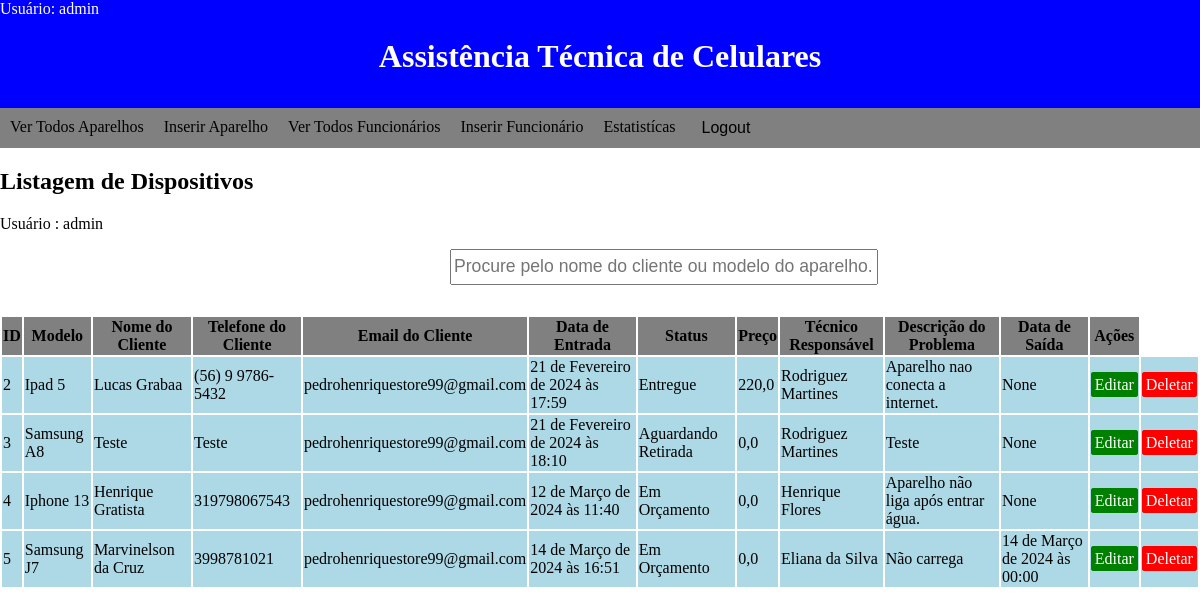
Page /list_devices/ (signed in) on the earlier database version.
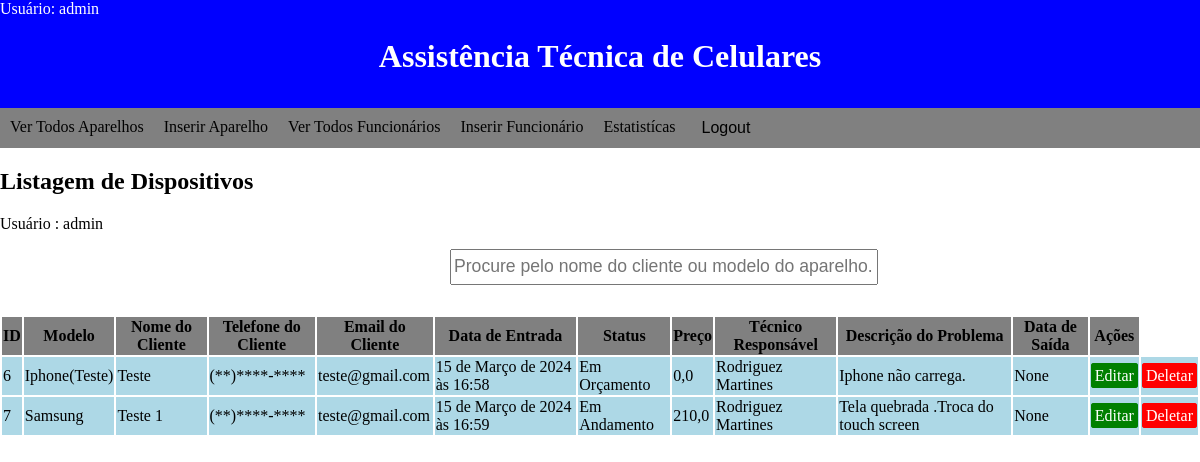
Same page on the later database version.
### devices/models.py (models this page shows)
class Devices(models.Model):
    model = models.CharField(max_length=100)
    client_name = models.CharField(max_length=100)
    client_phone = models.CharField(max_length=30)
    client_email = models.EmailField()
    entry_date = models.DateTimeField(
        auto_now_add=True
    )  # Adiciona automaticamente data e hora de entrada do aparelho
    delivery_date = models.DateTimeField(blank=True,null=True)
    status = models.CharField(choices=STATUS, max_length=50)
    repair_price = models.FloatField(default=0)
    technician = models.ForeignKey(Technicals, on_delete=models.PROTECT, related_name='devices_technicals')
    problem_description = models.TextField()

### technicals/models.py (models this page shows)
class Technicals(models.Model):
    name = models.CharField(max_length=100)
    cpf = models.CharField(max_length=20)
    email = models.EmailField()
    admission_date = models.DateField()
    salary = models.FloatField()
    employee_position = models.CharField(choices=EMPLOYEES_POSITIONS, max_length=100)
    phone_number = models.CharField(default="Não Informado", max_length=20)
    def __str__(self):
        return self.name

### devices/views.py (the view)
# urls.py: path("list_devices/", ListDevicesView.as_view(), name='list_devices'),
class ListDevicesView(LoginRequiredMixin, ListView):
    template_name = "list_devices.html"
    model = Devices
    def get_queryset(self):
        queryset = super().get_queryset()
        search = self.request.GET.get('search', '')
        queryset = queryset.filter(Q(client_name__icontains=search) | Q(model__icontains=search))
        return queryset

### devices/templates/list_devices.html
{% extends 'base.html' %}
{% load static %}
{% block styles %}
    <link rel="stylesheet" type="text/css" href="{% static 'css/base.css' %}">
    <link rel="stylesheet" type="text/css" href="{% static 'css/list_devices.css' %}">
{% endblock %}
{% block content %}
    <h2>Listagem de Dispositivos</h2>
    <p>Usuário : {{ request.user }}</p>
    <form class="search_form" method="get">
        <input name="search" placeholder="Procure pelo nome do cliente ou modelo do aparelho...">
    </form>
    <table>
        <thead>
            <tr>
                <th>ID</th>
                <th>Modelo</th>
                <th>Nome do Cliente</th>
                <th>Telefone do Cliente</th>
                <th>Email do Cliente</th>
                <th>Data de Entrada</th>
                <th>Status</th>
                <th>Preço</th>
                <th>Técnico Responsável</th>
                <th>Descrição do Problema</th>
                <th>Data de Saída</th>
                <th>Ações</th>
            </tr>
        </thead>
        <tbody>
            {% for device in object_list %}
                <tr>
                    <td>{{ device.id }}</td>
                    <td>{{ device.model}}</td>
                    <td>{{ device.client_name}}</td>
                    <td>{{ device.client_phone }}</td>
                    <td>{{ device.client_email }}</td>
                    <td>{{ device.entry_date }}</td>
                    <td>{{ device.status }}</td>
                    <td>{{ device.repair_price }}</td>
                    <td>{{ device.technician }}</td>
                    <td>{{ device.problem_description }}</td>
                    <td>{{ device.delivery_date }}</td>
                    <td><a href="{% url 'update_device' device.pk %}" class="edit-btn">Editar</a></td>
                    <td><a href="{% url 'delete_device' device.pk %}" class="delete-btn">Deletar</a></td>
                </tr>
            {% endfor %}
        </tbody>
    </table>
{% endblock %}

### app/templates/base.html (shortened to what this page needs)
<!DOCTYPE html>
{% load static %}
<html lang="pt-br">
<head>
    {% block styles %}{% endblock %}
</head>
<body>
    <header>
        {% if user.is_authenticated %}
            <p class="username">Usuário: {{ request.user }}</p>
        {% endif %}
        <h1 class="h1-base">Assistência Técnica de Celulares</h1>
    </header>
    <nav>
        <ul id="nav-bar">
            {% if user.is_authenticated %}
                <li><a href="{% url 'list_devices' %}">Ver Todos Aparelhos</a></li>
                <li><a href="{% url 'create_devices' %}">Inserir Aparelho</a></li>
            {% endif %}
            {% if user.is_staff %}
                <li><a href="{% url 'list_technicals' %}">Ver Todos Funcionários</a></li>
                <li><a href="{% url 'create_technicals' %}">Inserir Funcionário</a></li>
                <li><a href="{% url 'technicals_statistics' %}">Estatistícas</a></li>
            {% endif %}
            {% if user.is_authenticated %}
                <li><form method="post" action="{% url 'logout' %}">
                    <button type="submit" class="logout-btn">Logout</button>
                </form></li>
            {% endif %}
        </ul>
    </nav>
    <main>
        {% block content %}
        {% endblock %}
    </main>
</body>
</html>

### static/css/base.css (style rules this page uses)
body { margin: 0; }
.h1-base { margin: 0px; background-color: blue; color: white; text-align: center; height: 50px; padding: 20px; }
#nav-bar { margin: 0px; background-color: grey; display: flex; list-style: none; flex-direction: row; gap: 20px; padding: 10px; height: 20px; }
a { text-decoration: none; color: black; }
.logout-btn { background-color: grey; border: 0px; font-size: 1rem; }
.username { background-color: blue; margin-top: 0px; margin-bottom: 0px; color: white; }

### static/css/list_devices.css (style rules this page uses)
.edit-btn { background-color: green; color: white; border: 2px solid green; border-radius: 3px; padding: 2px; }
.delete-btn { background-color: red; color: white; border: 2px solid red; border-radius: 3px; padding: 2px; }
td { background: lightblue; }
th { background: grey; }
.search_form input { height: 30px; width: 420px; font-size: 1.1rem; }
.search_form { margin-left: 450px; margin-bottom: 30px; }

Differences in the rows shown:
removed Devices: id "2", model "Ipad 5", client_name "Lucas Grabaa", client_phone "(56) 9 9786-5432", client_email "pedrohenriquestore99@gmail.com", entry_date "21 de Fevereiro de 2024 às 17:59", status "Entregue", repair_price "220,0", technician "Rodriguez Martines", problem_description "Aparelho nao conecta a internet.", delivery_date "None"
removed Devices: id "3", model "Samsung A8", client_name "Teste", client_phone "Teste", client_email "pedrohenriquestore99@gmail.com", entry_date "21 de Fevereiro de 2024 às 18:10", status "Aguardando Retirada", repair_price "0,0", technician "Rodriguez Martines", problem_description "Teste", delivery_date "None"
removed Devices: id "4", model "Iphone 13", client_name "Henrique Gratista", client_phone "319798067543", client_email "pedrohenriquestore99@gmail.com", entry_date "12 de Março de 2024 às 11:40", status "Em Orçamento", repair_price "0,0", technician "Henrique Flores", problem_description "Aparelho não liga após entrar água.", delivery_date "None"
removed Devices: id "5", model "Samsung J7", client_name "Marvinelson da Cruz", client_phone "3998781021", client_email "pedrohenriquestore99@gmail.com", entry_date "14 de Março de 2024 às 16:51", status "Em Orçamento", repair_price "0,0", technician "Eliana da Silva", problem_description "Não carrega", delivery_date "14 de Março de 2024 às 00:00"
added Devices: id "6", model "Iphone(Teste)", client_name "Teste", client_phone "(**)****-****", client_email "teste@gmail.com", entry_date "15 de Março de 2024 às 16:58", status "Em Orçamento", repair_price "0,0", technician "Rodriguez Martines", problem_description "Iphone não carrega.", delivery_date "None"
added Devices: id "7", model "Samsung", client_name "Teste 1", client_phone "(**)****-****", client_email "teste@gmail.com", entry_date "15 de Março de 2024 às 16:59", status "Em Andamento", repair_price "210,0", technician "Rodriguez Martines", problem_description "Tela quebrada .Troca do touch screen", delivery_date "None"
